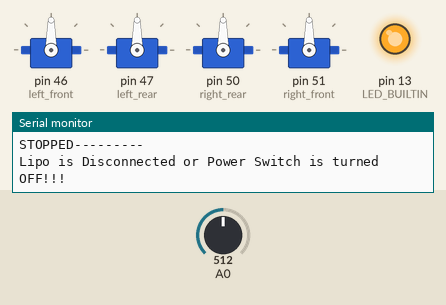
Recording of a sketch running on a simulated Arduino Mega 2560, built with avr-gcc and run on an emulated ATmega2560. Parts: 4 × servo, output pins drawn as LEDs (lit = HIGH), the last lines printed to the serial monitor. The test bench sets the inputs (shaded band); at power-on: A0 = 512.

Above: at 2.2 s.
2.3 s: A0 set to 700
At 5.0 s:
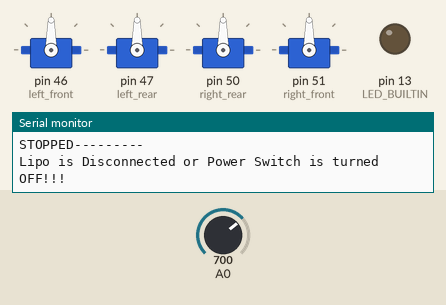
5.3 s: A0 set to 716
Timing chart, 0 to 13.6 s (numbered marks = the images above; inputs shaded):
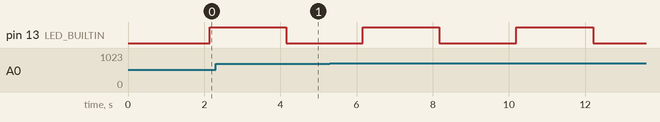

Measured:
- by itself, pin 13 (LED_BUILTIN): alternates HIGH for 2.0 s and LOW for 2.0 s

The sketch:

RobotBaseCodesModified.ino
```cpp
/*
  MechEng 706 Base Code

  This code provides basic movement and sensor reading for the MechEng 706 Mecanum Wheel Robot Project

  Hardware:
    Arduino Mega2560 https://www.arduino.cc/en/Guide/ArduinoMega2560
    MPU-9250 https://www.sparkfun.com/products/13762
    Ultrasonic Sensor - HC-SR04 https://www.sparkfun.com/products/13959
    Infrared Proximity Sensor - Sharp https://www.sparkfun.com/products/242
    Infrared Proximity Sensor Short Range - Sharp https://www.sparkfun.com/products/12728
    Servo - Generic (Sub-Micro Size) https://www.sparkfun.com/products/9065
    Vex Motor Controller 29 https://www.vexrobotics.com/276-2193.html
    Vex Motors https://www.vexrobotics.com/motors.html
    Turnigy nano-tech 2200mah 2S https://hobbyking.com/en_us/turnigy-nano-tech-2200mah-2s-25-50c-lipo-pack.html

  Date: 11/11/2016
  Author: Logan Stuart
  Modified: 15/02/2018
  Author: Logan Stuart
*/

#include <Math.h>
#include <SoftwareSerial.h>
//#include <Classes.h>


// Serial Data input pin
#define BLUETOOTH_RX 10
// Serial Data output pin
#define BLUETOOTH_TX 11

#define NO_READ_GYRO  //Uncomment if GYRO is not attached.
#define NO_HC-SR04 //Uncomment of HC-SR04 ultrasonic ranging sensor is not attached.
//#define NO_BATTERY_V_OK //Uncomment of BATTERY_V_OK if you do not care about battery damage.


#define PHOTO_1_PIN
#define PHOTO_2_PIN
#define PHOTO_2_PIN
#define PHOTO_4_PIN

#define IR_1_PIN
#define IR_2_PIN
#define IR_3_PIN
#define IR_4_PIN

#define SONAR_ECHO_PIN
#define SONAR_TRIG_PIN

#define FAN_PIN


//State machine states
enum STATE {
  INITIALISING,
  TESTING,
  STOPPED
};

//Serial Pointer

HardwareSerial *SerialCom;

SoftwareSerial BluetoothSerial(BLUETOOTH_RX, BLUETOOTH_TX);


// Initialise PID


// Initialise Phototransistors


// Initialise Sonar


// Kalman Filters


// Exit Conditions


void setup(void)
{
  pinMode(LED_BUILTIN, OUTPUT);

  // Setup the Serial port and pointer, the pointer allows switching the debug info through the USB port(Serial) or Bluetooth port(Serial1) with ease.
  SerialCom = &Serial;
  SerialCom->begin(115200);
  SerialCom->println("MECHENG706_Base_Code_25/01/2018");
  delay(1000);
  SerialCom->println("Setup....");
  BluetoothSerial.begin(115200);


}


float prevTime = millis();

void loop(void) //main loop
{
  static STATE machine_state = INITIALISING;

  float x_cord = 1.0;
  float y_cord = 1.0;
  float angle = 1.0;


  switch (machine_state) {
  case INITIALISING:
    machine_state = initialising();
    break;
  case TESTING: //Lipo Battery Volage OK
    machine_state =  testing();
    break;
  case STOPPED: //Stop of Lipo Battery voltage is too low, to protect Battery
    machine_state =  stopped();
    break;
  };

  delay(20);

}


void Initialise_Sensors(){
//Kalman set first estimate

}

void Update_Sensors(){
 //Kalamn update value


}

void Control(float errorX, float errorY, float errorZ, float satX, float satY, float satZ, float dt){

  //float effortX = sonarPID.CalculateEffort(errorX, satX, dt);
  //float effortY = IRPID.CalculateEffort(errorY, satY, dt);
  //float effortZ = anglePID.CalculateEffort(errorZ, satZ, dt);

 // wheel_kinematics(effortX,effortY,-effortZ);

}


STATE initialising() {
  //initialising
  SerialCom->println("INITIALISING....");
  delay(1000); //One second delay to see the serial string "INITIALISING...."
  SerialCom->println("Enabling Motors...");
  enable_motors();
  SerialCom->println("RUNNING STATE...");


  Initialise_Sensors();

  return TESTING;
}


STATE testing(){

  #ifndef NO_BATTERY_V_OK
    if (!is_battery_voltage_OK()) return STOPPED;
  #endif


  return TESTING;
}


//Stop of Lipo Battery voltage is too low, to protect Battery
STATE stopped() {
  static byte counter_lipo_voltage_ok;
  static unsigned long previous_millis;
  int Lipo_level_cal;
  disable_motors();
  slow_flash_LED_builtin();

  if (millis() - previous_millis > 500) { //print massage every 500ms
    previous_millis = millis();
    SerialCom->println("STOPPED---------");


#ifndef NO_BATTERY_V_OK
    //500ms timed if statement to check lipo and output speed settings
    if (is_battery_voltage_OK()) {
      SerialCom->print("Lipo OK waiting of voltage Counter 10 < ");
      SerialCom->println(counter_lipo_voltage_ok);
      counter_lipo_voltage_ok++;
      if (counter_lipo_voltage_ok > 10) { //Making sure lipo voltage is stable
        counter_lipo_voltage_ok = 0;
        enable_motors();
        SerialCom->println("Lipo OK returning to Testing STATE");
        return TESTING;
      }
    } else
    {
      counter_lipo_voltage_ok = 0;
    }
#endif
  }
  return STOPPED;
}


void fast_flash_double_LED_builtin()
{
  static byte indexer = 0;
  static unsigned long fast_flash_millis;
  if (millis() > fast_flash_millis) {
    indexer++;
    if (indexer > 4) {
      fast_flash_millis = millis() + 700;
      digitalWrite(LED_BUILTIN, LOW);
      indexer = 0;
    } else {
      fast_flash_millis = millis() + 100;
      digitalWrite(LED_BUILTIN, !digitalRead(LED_BUILTIN));
    }
  }
}

void slow_flash_LED_builtin()
{
  static unsigned long slow_flash_millis;
  if (millis() - slow_flash_millis > 2000) {
    slow_flash_millis = millis();
    digitalWrite(LED_BUILTIN, !digitalRead(LED_BUILTIN));
  }
}


#ifndef NO_BATTERY_V_OK
boolean is_battery_voltage_OK()
{
  static byte Low_voltage_counter;
  static unsigned long previous_millis;

  int Lipo_level_cal;
  int raw_lipo;
  //the voltage of a LiPo cell depends on its chemistry and varies from about 3.5V (discharged) = 717(3.5V Min) https://oscarliang.com/lipo-battery-guide/
  //to about 4.20-4.25V (fully charged) = 860(4.2V Max)
  //Lipo Cell voltage should never go below 3V, So 3.5V is a safety factor.
  raw_lipo = analogRead(A0);
  Lipo_level_cal = (raw_lipo - 717);
  Lipo_level_cal = Lipo_level_cal * 100;
  Lipo_level_cal = Lipo_level_cal / 143;

  if (Lipo_level_cal > 0 && Lipo_level_cal < 160) {
    previous_millis = millis();
//     SerialCom->print("Lipo level:");
//     SerialCom->print(Lipo_level_cal);
//     SerialCom->print("%");
//     SerialCom->print(" : Raw Lipo:");
//     SerialCom->println(raw_lipo);
    Low_voltage_counter = 0;
    return true;
  } else {
    if (Lipo_level_cal < 0)
      SerialCom->println("Lipo is Disconnected or Power Switch is turned OFF!!!");
    else if (Lipo_level_cal > 160)
      SerialCom->println("!Lipo is Overchanged!!!");
    else {
      SerialCom->println("Lipo voltage too LOW, any lower and the lipo with be damaged");
      SerialCom->print("Please Re-charge Lipo:");
      SerialCom->print(Lipo_level_cal);
      SerialCom->println("%");
    }

    Low_voltage_counter++;
    if (Low_voltage_counter > 5)
      return false;
    else
      return true;
  }

}
#endif

#ifndef NO_HC-SR04
void HC_SR04_range()
{
  unsigned long t1;
  unsigned long t2;
  unsigned long pulse_width;
  float inches;

  // Hold the trigger pin high for at least 10 us
  digitalWrite(TRIG_PIN, HIGH);
  delayMicroseconds(10);
  digitalWrite(TRIG_PIN, LOW);

  // Wait for pulse on echo pin
  t1 = micros();
  while ( digitalRead(ECHO_PIN) == 0 ) {
    t2 = micros();
    pulse_width = t2 - t1;
    if ( pulse_width > (MAX_DIST + 1000)) {
      SerialCom->println("HC-SR04: NOT found");
      return;
    }
  }

  // Measure how long the echo pin was held high (pulse width)
  // Note: the micros() counter will overflow after ~70 min

  t1 = micros();
  while ( digitalRead(ECHO_PIN) == 1)
  {
    t2 = micros();
    pulse_width = t2 - t1;
    if ( pulse_width > (MAX_DIST + 1000) ) {
      SerialCom->println("HC-SR04: Out of range");
      return;
    }
  }

  t2 = micros();
  pulse_width = t2 - t1;

  // Calculate distance in centimeters and inches. The constants
  // are found in the datasheet, and calculated from the assumed speed
  //of sound in air at sea level (~340 m/s).
  cm = pulse_width / 58.0;
  inches = pulse_width / 148.0;

  // Print out results
  if ( pulse_width > MAX_DIST ) {
    SerialCom->println("HC-SR04: Out of range");
  } else {
    SerialCom->print("HC-SR04:");
    SerialCom->print(cm);
    SerialCom->println("cm");
  }
}
#endif

void Analog_Range_A4()
{
  SerialCom->print("Analog Range A4:");
  SerialCom->println(analogRead(A4));
}

#ifndef NO_READ_GYRO
void GYRO_reading()
{
  SerialCom->print("GYRO A3:");
  SerialCom->println(analogRead(A3));
}
#endif

//Serial command pasing
void read_serial_command()
{
}

//----------------------Motor moments------------------------
//The Vex Motor Controller 29 use Servo Control signals to determine speed and direction, with 0 degrees meaning neutral https://en.wikipedia.org/wiki/Servo_control
```

MotorFunctions.ino
```cpp
#include <Servo.h>  //Need for Servo pulse output
#define MAX(A, B, C, D) ((abs(A) > abs(B) ? A : B) > abs(C) ? (abs(A) > abs(B) ? A : B) : C) > abs(D) ? ((abs(A) > abs(B) ? A : B) > C ? (abs(A) > abs(B) ? A : B) : C) : D

const byte left_front = 46;
const byte left_rear = 47;
const byte right_rear = 50;
const byte right_front = 51;


const float wheel_radius = 0.0275;
const float length = 0.075;
const float width = 0.09;

Servo left_font_motor;  // create servo object to control Vex Motor Controller 29
Servo left_rear_motor;  // create servo object to control Vex Motor Controller 29
Servo right_rear_motor;  // create servo object to control Vex Motor Controller 29
Servo right_font_motor;  // create servo object to control Vex Motor Controller 29


float max_omega = 3.267;

float ratio = 500.0 / max_omega;

void wheel_kinematics(float vel_x, float vel_y, float omega_z){
  // Inputs in cm/s
  // Convert to m/s

  vel_x = vel_x / 100.0;
  vel_y = -vel_y / 100.0;

  float omega_FL = (1 / wheel_radius) * ((vel_x) + (vel_y) + (-(length + width) * omega_z));
  float omega_FR = (1 / wheel_radius) * ((vel_x) + (-vel_y) + ((length + width) * omega_z));
  float omega_BL = (1 / wheel_radius) * ((vel_x) + (-vel_y) + (-(length + width) * omega_z));
  float omega_BR = (1 / wheel_radius) * ((vel_x) + (vel_y) + ((length + width) * omega_z));

  if ((abs(omega_FL) > max_omega) || (abs(omega_FR) > max_omega) || (abs(omega_BL) > max_omega) || (abs(omega_BR) > max_omega)){
    float highestWheelSpeed = MAX(omega_FL, omega_FR, omega_BL, omega_BR);
    float scaleSpeeds = max_omega / highestWheelSpeed;

    omega_FL *= scaleSpeeds;
    omega_FR *= scaleSpeeds;
    omega_BL *= scaleSpeeds;
    omega_BR *= scaleSpeeds;
  }

  omega_FL *= ratio;
  omega_FR *= ratio;
  omega_BL *= ratio;
  omega_BR *= ratio;

  left_font_motor.writeMicroseconds(1500 + omega_FL);
  left_rear_motor.writeMicroseconds(1500 + omega_BL);
  right_rear_motor.writeMicroseconds(1500 - omega_BR);
  right_font_motor.writeMicroseconds(1500 - omega_FR);
}

float saturate(float value, float saturationLimit){
  return value > saturationLimit ? saturationLimit : value < -saturationLimit ? -saturationLimit : value;
}

void disable_motors()
{
  left_font_motor.detach();  // detach the servo on pin left_front to turn Vex Motor Controller 29 Off
  left_rear_motor.detach();  // detach the servo on pin left_rear to turn Vex Motor Controller 29 Off
  right_rear_motor.detach();  // detach the servo on pin right_rear to turn Vex Motor Controller 29 Off
  right_font_motor.detach();  // detach the servo on pin right_front to turn Vex Motor Controller 29 Off

  pinMode(left_front, INPUT);
  pinMode(left_rear, INPUT);
  pinMode(right_rear, INPUT);
  pinMode(right_front, INPUT);
}

void enable_motors()
{
  left_font_motor.attach(left_front);  // attaches the servo on pin left_front to turn Vex Motor Controller 29 On
  left_rear_motor.attach(left_rear);  // attaches the servo on pin left_rear to turn Vex Motor Controller 29 On
  right_rear_motor.attach(right_rear);  // attaches the servo on pin right_rear to turn Vex Motor Controller 29 On
  right_font_motor.attach(right_front);  // attaches the servo on pin right_front to turn Vex Motor Controller 29 On
}
void stop() //Stop
{
  left_font_motor.writeMicroseconds(1500);
  left_rear_motor.writeMicroseconds(1500);
  right_rear_motor.writeMicroseconds(1500);
  right_font_motor.writeMicroseconds(1500);
}
```
